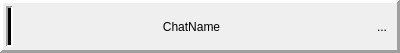
<?xml version="1.0" encoding="UTF-8"?>
<ui version="4.0">
 <class>ChatListItem</class>
 <widget class="QWidget" name="ChatListItem">
  <property name="geometry">
   <rect>
    <x>0</x>
    <y>0</y>
    <width>400</width>
    <height>53</height>
   </rect>
  </property>
  <property name="sizePolicy">
   <sizepolicy hsizetype="Expanding" vsizetype="Maximum">
    <horstretch>0</horstretch>
    <verstretch>0</verstretch>
   </sizepolicy>
  </property>
  <property name="maximumSize">
   <size>
    <width>16777215</width>
    <height>53</height>
   </size>
  </property>
  <property name="windowTitle">
   <string>Form</string>
  </property>
  <layout class="QGridLayout" name="gridLayout">
   <property name="leftMargin">
    <number>0</number>
   </property>
   <property name="topMargin">
    <number>0</number>
   </property>
   <property name="rightMargin">
    <number>0</number>
   </property>
   <property name="bottomMargin">
    <number>0</number>
   </property>
   <property name="spacing">
    <number>0</number>
   </property>
   <item row="0" column="0">
    <widget class="QFrame" name="holder">
     <property name="autoFillBackground">
      <bool>true</bool>
     </property>
     <property name="frameShape">
      <enum>QFrame::Panel</enum>
     </property>
     <property name="frameShadow">
      <enum>QFrame::Raised</enum>
     </property>
     <property name="lineWidth">
      <number>3</number>
     </property>
     <layout class="QGridLayout" name="gridLayout_2">
      <property name="leftMargin">
       <number>3</number>
      </property>
      <property name="topMargin">
       <number>3</number>
      </property>
      <property name="rightMargin">
       <number>3</number>
      </property>
      <property name="bottomMargin">
       <number>3</number>
      </property>
      <property name="horizontalSpacing">
       <number>3</number>
      </property>
      <property name="verticalSpacing">
       <number>0</number>
      </property>
      <item row="0" column="1">
       <widget class="QPushButton" name="chat">
        <property name="sizePolicy">
         <sizepolicy hsizetype="Expanding" vsizetype="Expanding">
          <horstretch>0</horstretch>
          <verstretch>0</verstretch>
         </sizepolicy>
        </property>
        <property name="text">
         <string>ChatName</string>
        </property>
        <property name="flat">
         <bool>true</bool>
        </property>
       </widget>
      </item>
      <item row="0" column="2">
       <widget class="QToolButton" name="settingsButton">
        <property name="text">
         <string>...</string>
        </property>
        <property name="autoRaise">
         <bool>true</bool>
        </property>
       </widget>
      </item>
      <item row="0" column="0">
       <widget class="QFrame" name="frame">
        <property name="palette">
         <palette>
          <active>
           <colorrole role="WindowText">
            <brush brushstyle="SolidPattern">
             <color alpha="255">
              <red>255</red>
              <green>255</green>
              <blue>255</blue>
             </color>
            </brush>
           </colorrole>
          </active>
          <inactive>
           <colorrole role="WindowText">
            <brush brushstyle="SolidPattern">
             <color alpha="255">
              <red>0</red>
              <green>0</green>
              <blue>0</blue>
             </color>
            </brush>
           </colorrole>
          </inactive>
          <disabled>
           <colorrole role="WindowText">
            <brush brushstyle="SolidPattern">
             <color alpha="255">
              <red>120</red>
              <green>120</green>
              <blue>120</blue>
             </color>
            </brush>
           </colorrole>
          </disabled>
         </palette>
        </property>
        <property name="frameShape">
         <enum>QFrame::Panel</enum>
        </property>
        <property name="frameShadow">
         <enum>QFrame::Sunken</enum>
        </property>
        <property name="lineWidth">
         <number>2</number>
        </property>
        <layout class="QHBoxLayout" name="horizontalLayout">
         <property name="spacing">
          <number>0</number>
         </property>
         <property name="leftMargin">
          <number>0</number>
         </property>
         <property name="topMargin">
          <number>0</number>
         </property>
         <property name="rightMargin">
          <number>0</number>
         </property>
         <property name="bottomMargin">
          <number>0</number>
         </property>
         <item>
          <widget class="Line" name="unread">
           <property name="palette">
            <palette>
             <active>
              <colorrole role="WindowText">
               <brush brushstyle="SolidPattern">
                <color alpha="255">
                 <red>0</red>
                 <green>0</green>
                 <blue>0</blue>
                </color>
               </brush>
              </colorrole>
             </active>
             <inactive>
              <colorrole role="WindowText">
               <brush brushstyle="SolidPattern">
                <color alpha="255">
                 <red>0</red>
                 <green>0</green>
                 <blue>0</blue>
                </color>
               </brush>
              </colorrole>
             </inactive>
             <disabled>
              <colorrole role="WindowText">
               <brush brushstyle="SolidPattern">
                <color alpha="255">
                 <red>120</red>
                 <green>120</green>
                 <blue>120</blue>
                </color>
               </brush>
              </colorrole>
             </disabled>
            </palette>
           </property>
           <property name="frameShadow">
            <enum>QFrame::Plain</enum>
           </property>
           <property name="lineWidth">
            <number>5</number>
           </property>
           <property name="orientation">
            <enum>Qt::Vertical</enum>
           </property>
          </widget>
         </item>
        </layout>
       </widget>
      </item>
     </layout>
    </widget>
   </item>
  </layout>
 </widget>
 <resources/>
 <connections/>
</ui>
